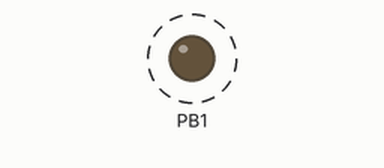
A program run on a simulated ATmega328P, built with avr-gcc and emulated at 16 MHz. Shown: output pins drawn as LEDs (lit = HIGH). Dashed ring = blinking.

Above: at 0.5 s.
Timing chart, 0 to 4.6 s (numbered marks = the images above):
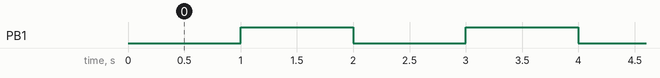

Measured:
- by itself, PB1: alternates HIGH for 1.0 s and LOW for 1.0 s

The program:

main.c
```c
#define F_CPU 16000000UL

#include <avr/power.h>
#include <avr/io.h>

int main(void)
{
    // set the pin b1 to output
    DDRB |= 1 << PB1;
    // enable timer 1
    PRR &= ~(1 << PRTIM1);
    // set the value of the Output Compare Register A
    OCR1A = 62500;
    // setu the compare output mode A to toggle on match
    TCCR1A |= 1 << COM1A0;
    // choose the CTC mode
    TCCR1B |= (1 << WGM12);
    // choose the /256 prescaler (this starts the timer)
    TCCR1B |= 4;
    while(1);

    return 0;
}
```
